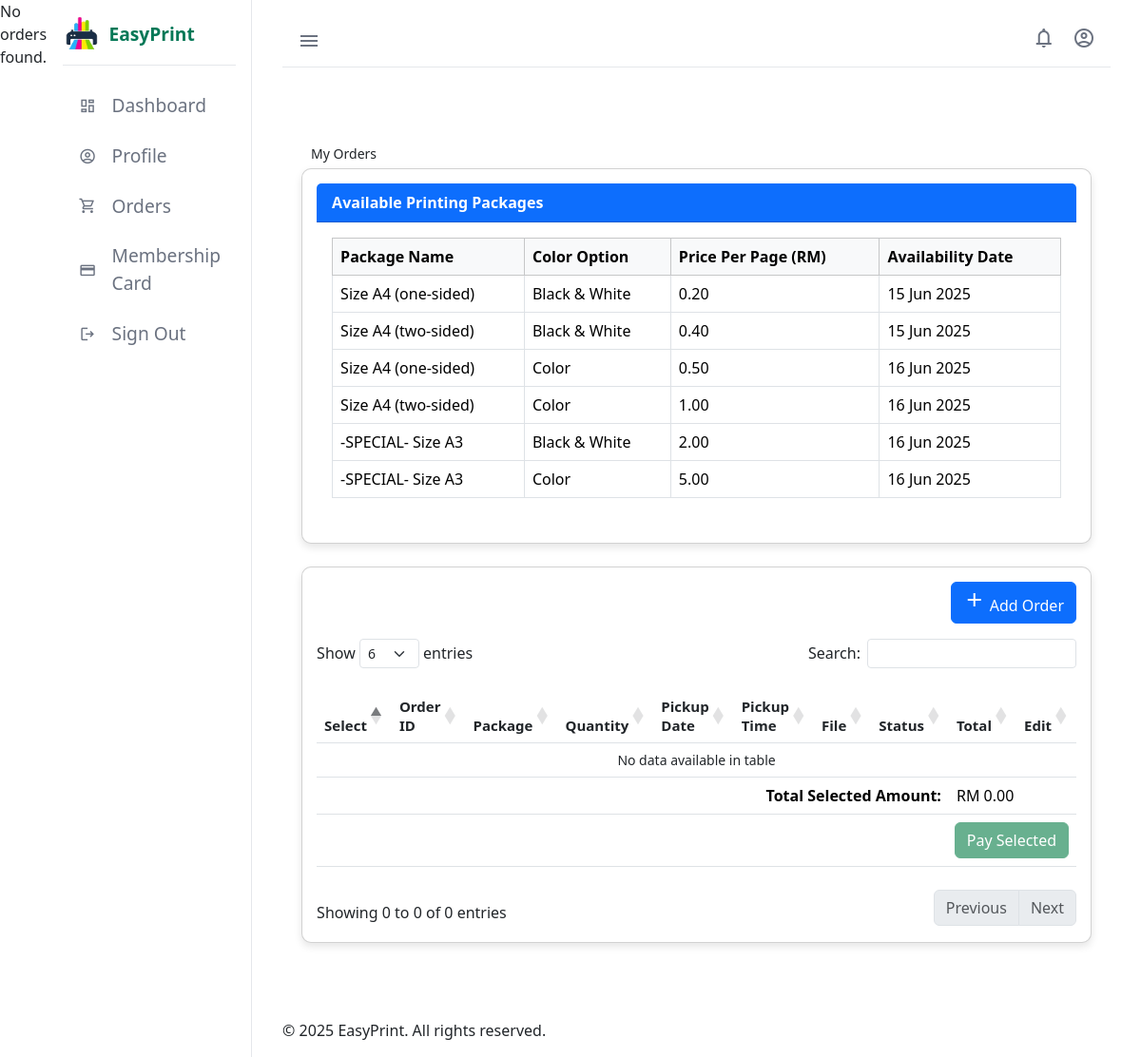
The app's page /code/orderStudent.php (signed in) with its own data.
### tables this page shows
CREATE TABLE `package` (
  `packageID` int(11) NOT NULL,
  `packageName` varchar(100) NOT NULL,
  `price` decimal(10,2) NOT NULL,
  `colorOption` varchar(100) NOT NULL,
  `availabilityStatus` varchar(50) NOT NULL,
  `availabilityDate` date NOT NULL
);

### code/orderStudent.php (the view, shortened to what this page needs)
<?php
@include '../link/db_connect.php';
$userID = $_SESSION['userID'];
$custQuery = $conn->prepare("SELECT custID FROM customer WHERE userID = ?");
$custQuery->bind_param("i", $userID);
$custQuery->execute();
$custResult = $custQuery->get_result();
if ($custRow = $custResult->fetch_assoc()) {
    $custID = $custRow['custID'];
} else {
    echo "No customer linked to this user.";
    exit;
}
$query = "SELECT o.*, op.orderPackageQuantity, s.orderStatus, p.packageName, p.colorOption
          FROM `order` o
          LEFT JOIN orderpackage op ON o.orderID = op.orderID
          LEFT JOIN package p ON op.packageID = p.packageID
          LEFT JOIN statushistory s ON o.orderID = s.orderID
          WHERE o.custID = ?
          ORDER BY o.orderID DESC";
$stmt = $conn->prepare($query);
$stmt->bind_param("i", $custID);
$stmt->execute();
$result = $stmt->get_result();
if ($result->num_rows === 0) {
    echo "<tr><td colspan='10' class='text-center'>No orders found.</td></tr>";
}
$packageOptions = [];
$packageQuery = "SELECT * FROM package WHERE availabilityStatus = 'Available'";
$packageResult = mysqli_query($conn, $packageQuery);
while ($pkg = mysqli_fetch_assoc($packageResult)) {
    $packageOptions[] = $pkg;
}
?>
<!DOCTYPE html>
<html lang="en">
<head>
    <link rel="stylesheet" href="../link/style.css">
    <link rel="stylesheet" href="packageManagement.css">
    <link href="https://cdn.jsdelivr.net/npm/bootstrap@5.3.3/dist/css/bootstrap.min.css" rel="stylesheet">
    <link rel="stylesheet" href="https://cdn.datatables.net/1.13.4/css/dataTables.bootstrap5.min.css" />
</head>
<body>
<?php include '../link/sidebarStudent.php'; ?>
<?php include '../link/headerStudent.php'; ?>
<div class="main_content">
    <div class="text">
        <span>My Orders</span>
    </div>
 <div class="card mb-4">
        <div class="card-header bg-primary text-white">
            <strong>Available Printing Packages</strong>
        </div>
        <div class="card-body table-responsive">
            <table class="table table-bordered table-hover">
                <thead class="table-light">
                    <tr>
                        <th>Package Name</th>
                        <th>Color Option</th>
                        <th>Price Per Page (RM)</th>
                        <th>Availability Date</th>
                    </tr>
                </thead>
                <tbody>
                    <?php foreach ($packageOptions as $row): ?>
                        <tr>
                            <td><?= htmlspecialchars($row['packageName']); ?></td>
                            <td><?= htmlspecialchars($row['colorOption']); ?></td>
                            <td><?= number_format($row['price'], 2); ?></td>
                            <td><?= date("d M Y", strtotime($row['availabilityDate'])); ?></td>
                        </tr>
                    <?php endforeach; ?>
                </tbody>
            </table>
        </div>
    </div>
    <div class="card">
        <div class="d-flex align-items-center pb-3">
            <button type="button" class="btn btn-primary ms-auto" data-bs-toggle="modal" data-bs-target="#addOrderModal">
                <i class="material-symbols-outlined me-1">add</i>Add Order
            </button>
        </div>
        <div class="table-responsive">
            <table id="myTable" class="table table-hover pt-3 pb-3">
            <thead class="thead-color">
                <tr>
                    <th>Select</th>
                    <th>Order ID</th>
                    <th>Package</th>
                    <th>Quantity</th>
                    <th>Pickup Date</th>
                    <th>Pickup Time</th>
                    <th>File</th>
                    <th>Status</th>
                    <th>Total</th>
                    <th>Edit</th>
                </tr>
            </thead>
                <tbody class="tbody-color">
                </tbody>
                <tfoot>
            <tr>
        <td colspan="8" class="text-end fw-bold">Total Selected Amount:</td>
        <td colspan="2"><span id="totalAmountDisplay">RM 0.00</span></td>
    </tr>
    <tr>
        <td colspan="10" class="text-end">
            <button id="payButton" class="btn btn-success" disabled data-bs-toggle="modal" data-bs-target="#paymentModal">
                Pay Selected
            </button>
        </td>
    </tr>
</tfoot>
            </table>
        </div>
    </div>
</div>
<?php include '../link/footer.php'; ?>
</body>
</html>

### link/sidebarStudent.php (shortened to what this page needs)
<div class="sideBar">
    <div class="logo_content">
        <div class="logo">
            <img src="../img/logo.png" alt="logo">
        </div>
        <span class="logo_name">EasyPrint</span>
    </div>
    <div class="menu d-flex justify-content-between">
        <ul class="p-0 m-0 list-unstyled">
           <li>
    <a href="../code/dashboardStudent.php">
        <i class="material-symbols-outlined">dashboard</i>
        <span class="link_name">Dashboard</span>
    </a>
</li>
            <li>
                    <a href="userProfile.php">
                        <i class="material-symbols-outlined">account_circle</i>
                        <span class="link_name">Profile</span>
                    </a>
                </li>
    <li>
                <a href="orderStudent.php">
                    <i class="material-symbols-outlined">shopping_cart</i>
                    <span class="link_name">Orders</span>
                </a>
            </li>
             <li>
                <a href="manageMembershipCard.php">
                    <i class="material-symbols-outlined">credit_card</i>
                    <span class="link_name">Membership Card</span>
                </a>
            </li>
            <li>
                <a href="login.php">
                    <i class="material-symbols-outlined">logout</i>
                    <span class="link_name">Sign Out</span>
                </a>
            </li>
        </ul>
    </div>
</div>

### link/headerStudent.php
<div class="main">
    <div class="top">
        <i id="btn" class="material-symbols-outlined">menu</i>
        <div class="icon">
            <i style="padding: 0 14px" id="btn" class="material-symbols-outlined">notifications</i>
            <i id="btn" class="material-symbols-outlined">account_circle</i>
        </div>
    </div>

### link/footer.php
<div class="footer-container">
    &copy; <?= date("Y") ?> EasyPrint. All rights reserved.
</div>
</div>

### link/style.css (style rules this page uses)
* { margin: 0; padding: 0; box-sizing: border-box; }
:root { --font-family: 'Poppins', sans-serif; --body-color: #f9fafb; --sidebar-color: #ffffff; --primary-color: #047857; --primary-color-dark: #065f46; --primary-color-light: #d1fae5; --text-color: #111827; --text-muted: #6b7280; --border-color: #e5e7eb; }
body { font-family: var(--font-family); background-color: var(--body-color); height: 100vh; overflow: hidden; display: flex; }
.sideBar { width: 250px; background-color: var(--sidebar-color); border-right: 1px solid var(--border-color); padding: 1rem; transition: width 0.3s; display: flex; flex-direction: column; }
.sideBar .logo_content { display: flex; align-items: center; margin-bottom: 1rem; gap: 0.5rem; padding-bottom: 0.75rem; border-bottom: 1px solid var(--border-color); }
.sideBar .logo_content img { width: 40px; height: 40px; }
.logo_name { font-size: 1.2rem; font-weight: 600; color: var(--primary-color); }
.sideBar ul { list-style: none; margin-top: 1rem; }
.sideBar ul li a { display: flex; align-items: center; gap: 1rem; padding: 0.75rem 1rem; text-decoration: none; color: var(--text-muted); border-radius: 8px; transition: background 0.2s; }
.sideBar li a i, .sideBar li a span { font-size: 1.2rem; }
.main { flex-grow: 1; padding: 1rem 2rem; transition: all 0.3s; display: flex; flex-direction: column; }
.main .top { display: flex; align-items: center; justify-content: space-between; background-color: var(--sidebar-color); padding: 0.75rem 1rem; border-bottom: 1px solid var(--border-color); }
.main .top #btn { font-size: 1.5rem; cursor: pointer; color: var(--text-muted); }

### code/packageManagement.css (style rules this page uses)
.main .main_content { margin-top: 60px; margin-bottom: 60px; height: calc(100vh - 120px); overflow-y: auto; padding: 20px; }
.main_content .text { font-size: 14px; padding-left: 10px; padding-bottom: 5px; color: var(--text-color-light); }
.main_content .card { background-color: #fff; border-radius: 10px; padding: 15px; box-shadow: 0 4px 8px rgba(0, 0, 0, 0.1); }
thead.thead-color tr th { background-color: var(--thead-color); color: var(--text-color-light); font-size: 15px; }

### records on screen
package: packageName "Size A4 (one-sided)", colorOption "Black & White", price "0.20", availabilityDate "15 Jun 2025"
package: packageName "Size A4 (two-sided)", colorOption "Black & White", price "0.40", availabilityDate "15 Jun 2025"
package: packageName "Size A4 (one-sided)", colorOption "Color", price "0.50", availabilityDate "16 Jun 2025"
package: packageName "Size A4 (two-sided)", colorOption "Color", price "1.00", availabilityDate "16 Jun 2025"
package: packageName "-SPECIAL- Size A3", colorOption "Black & White", price "2.00", availabilityDate "16 Jun 2025"
package: packageName "-SPECIAL- Size A3", colorOption "Color", price "5.00", availabilityDate "16 Jun 2025"
